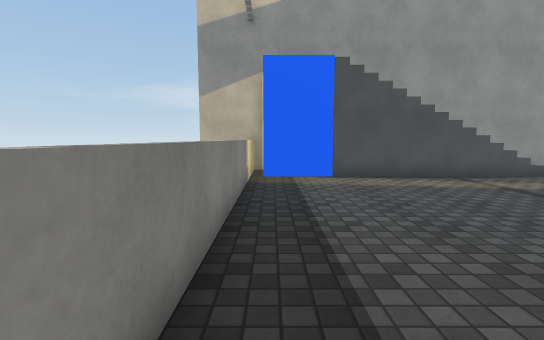
view 1 (above)

16 first-person views from a walk through a Unity game level. The camera is 1.3 m above the floor, tilts 6° down and sees 85° across. The floor is counted in squares, 1 m on a side. Each view is taken from the middle of a square. On the plan, view 1 faces up. The plan holds only what a view shows up to about 14 squares ahead; the rest is blank. The place goes on beyond the plan. The player is left out. Surface patterns are stand-ins for the level's own textures.

view 2
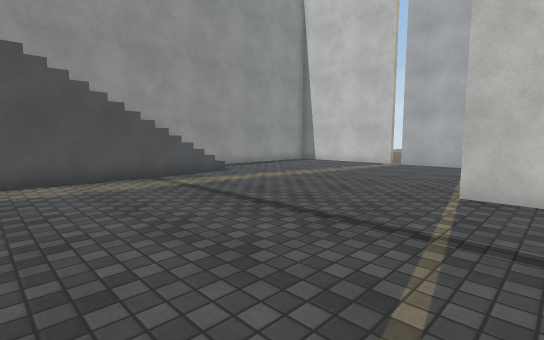

view 3
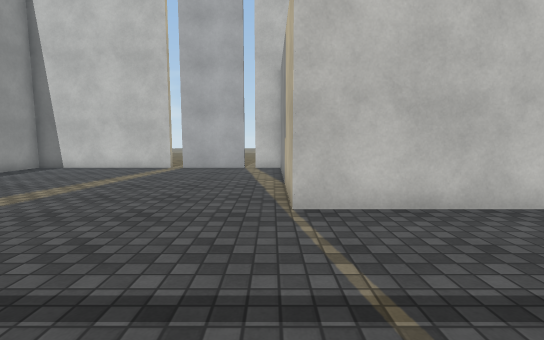

view 4
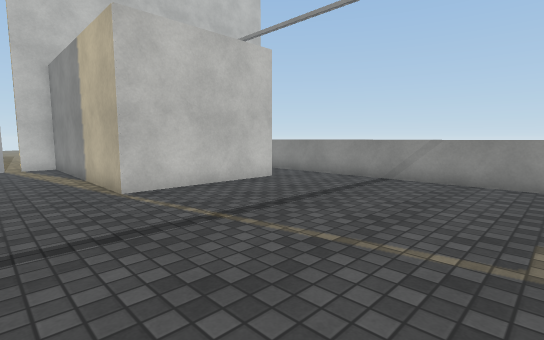

view 5
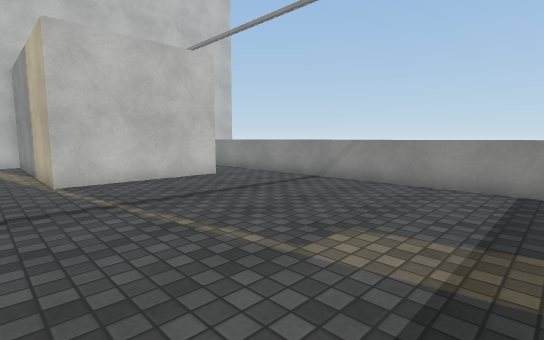

view 6
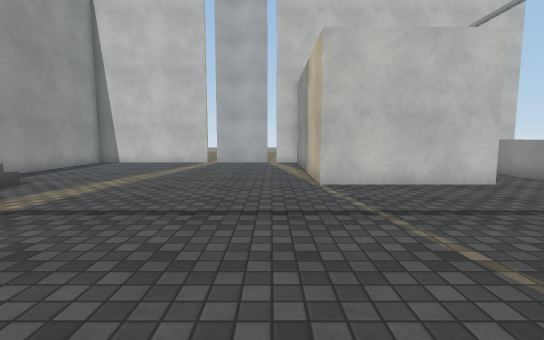

view 7
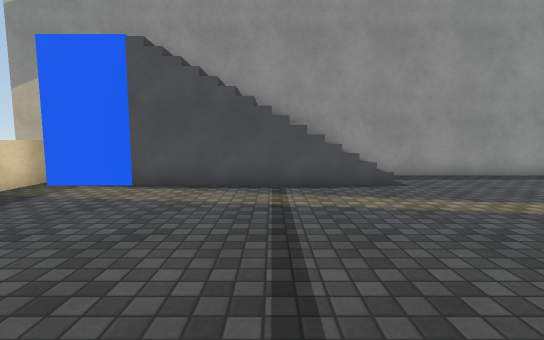

view 8
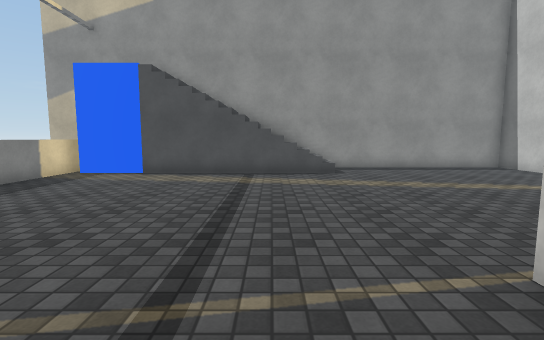

view 9
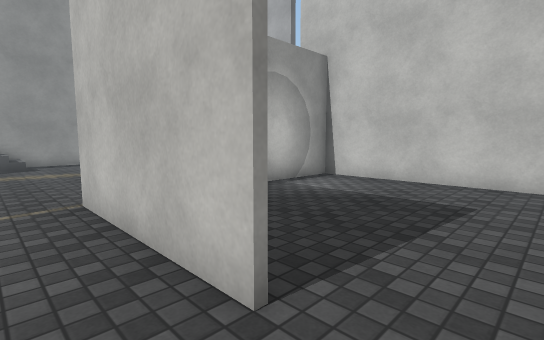

view 10
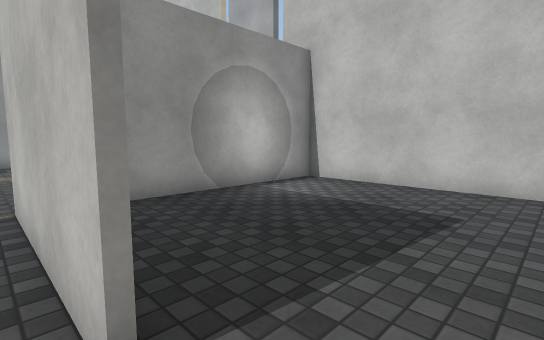

view 11
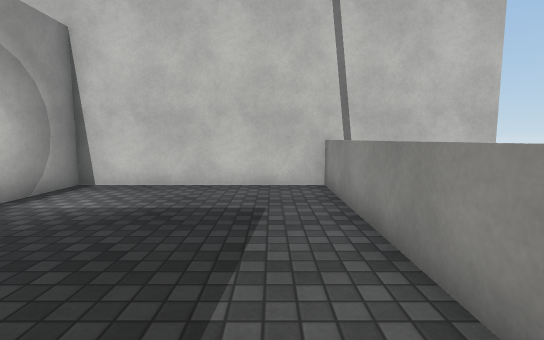

view 12
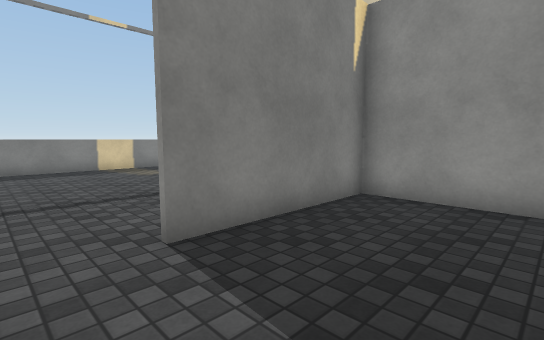

view 13
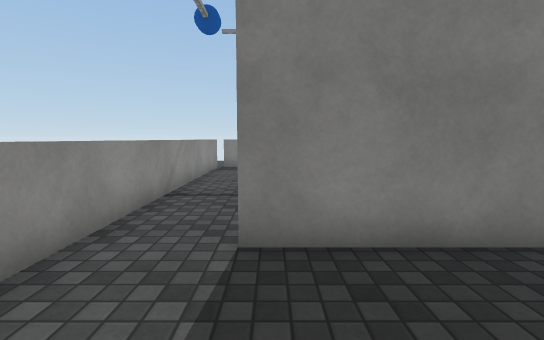

view 14
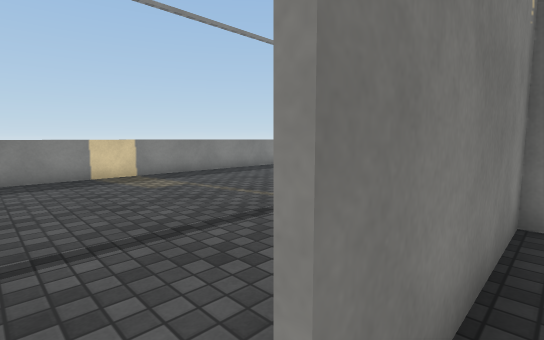

view 15
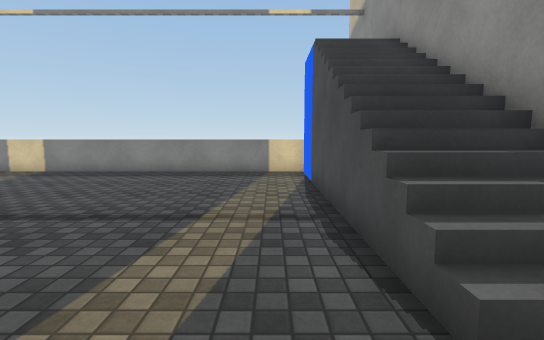

view 16
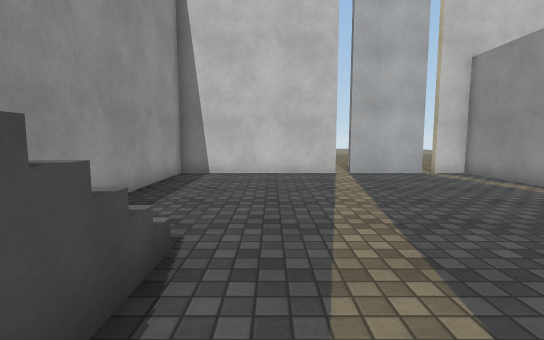

### Floor plan
Key: @ floor where view 1 was taken; # wall or solid block; x gap in a wall; . main floor; : floor 4 m higher than the main floor; / step, stairs or slope; = window, fence, low wall or low ledge; v drop or lower ground.
Columns run from 3 left of view 1 to 18 right of it. Each row starts with its distance up from view 1.
 13 #####################
 12    :  ///////.......#
 11   v:  ///////.......#
 10   #...///////.......#
  9   =.................#
  8   =.................#
  7   =.................##
  6   =.................##
  5   =.................#
  4   =.................#
  3   =..................x
  2   =.........####====#
  1   =.........#.......#
  0   =@........#.......#
 -1   =.........#.......#
 -2   =.........#.......#
 -3   =.........#.......#
 -4   =.................#
 -5   x.................#
 -6    =================#
 -7                     #
 -8                     #

Positions as (right, up) in squares from view 1, and headings:
1: (0, 0), facing up
2: (2, 0), facing up-right
3: (4, 2), facing right
4: (2, 4), facing down-right
5: (0, 3), facing down-right
6: (1, 3), facing right
7: (6, 2), facing up
8: (7, -1), facing up
9: (8, -5), facing up-right
10: (9, -5), facing up-right
11: (9, -4), facing right
12: (13, -5), facing up-left
13: (13, -3), facing left
14: (10, -4), facing up-left
15: (11, 9), facing left
16: (6, 9), facing right
